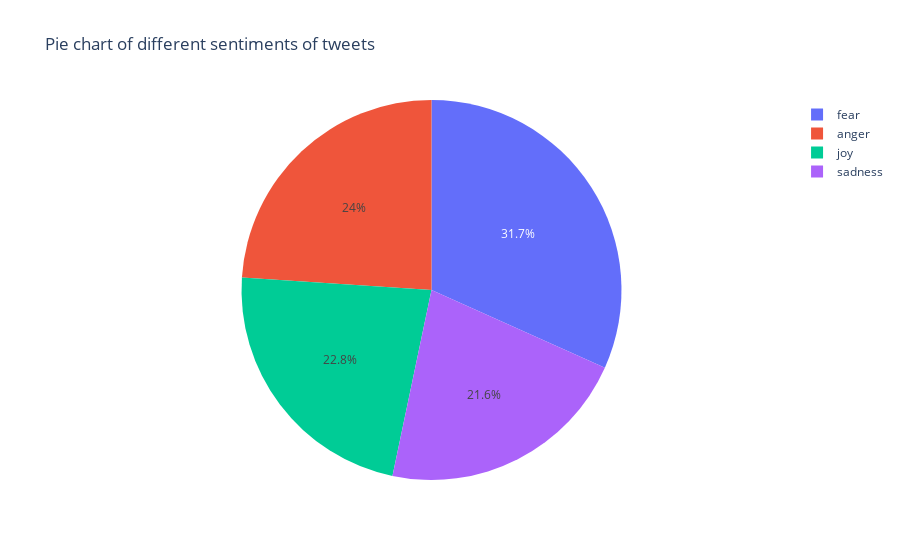

Notebook source saved alongside this figure:
### Code cell
import plotly.express as px
fig = px.pie(all_df, names='label', title ='Pie chart of different sentiments of tweets')
fig.show()

### Figure 1 — Plotly figure (JSON) as saved in the notebook; plotly's stock layout.template omitted (floating-point values rounded to 4 significant figures; data arrays with more than 128 entries replaced by an {"elided": "..."} marker saying what was removed)
{"data": [{"domain": {"x": [0, 1], "y": [0, 1]}, "hovertemplate": "label=%{label}<extra></extra>", "labels": {"elided": "7102 str values"}, "legendgroup": "", "name": "", "showlegend": true, "type": "pie"}], "layout": {"legend": {"tracegroupgap": 0}, "title": {"text": "Pie chart of different sentiments of tweets"}}}
